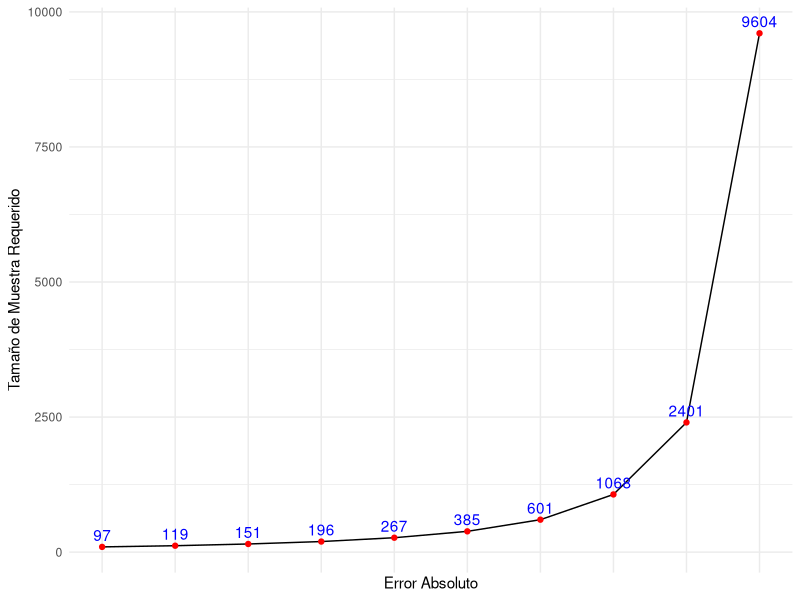

This chart was generated by the following R code: (Note: a time limit stopped this script after it produced the figure.)
#### SIMULACIÓN BOLETIN BIOESTADISTICA ####
packages_needed <- c("dplyr", "ggplot2")

for (pkg in packages_needed) {
  if (!require(pkg, character.only = TRUE)) {
    install.packages(pkg)
    library(pkg, character.only = TRUE)
  }
}

# FUNCIÓN PARA CALCULAR EL TAMAÑO DE MUESTRA
p.size <- function(p,a,e){
  z <- qnorm(1 - (a / 2))
  n <- (z^2 * p * (1 - p)) / e^2
  return(ceiling(n))
}

p.size(0.3,0.05,0.05) # 385
# MAXIMA VARIANZA
# 5% DE ERROR ABSOLUTO
# 95% DE CONFIANZA

# FUNCION PARA CALCULAR EL IC

ci.prop <- function(sample, a) {
  p <- mean(sample)
  se <- sqrt(p * (1 - p) / length(sample))
  margen_error <- qnorm(1 - a/ 2) * se
  intervalo_confianza <- c(p - margen_error, p + margen_error)
}

# FIGURA 1

valores_error_absoluto <- seq(0.1, 0.01, by = -0.01)

# Calcular el tamaño de muestra necesario
n_muestra <- sapply(valores_error_absoluto, function(e) p.size(0.5, 0.05, e))

# Crear el dataframe con los valores en orden decreciente
data_plot1 <- data.frame(error_absoluto = valores_error_absoluto, n_muestra = n_muestra)

# Crear el gráfico
ggplot(data_plot1, aes(x = error_absoluto, y = n_muestra)) +
  geom_line() +
  geom_point(color = "red") +
  geom_text(aes(label = n_muestra), vjust = -0.5, color = "blue") +
  scale_x_continuous(breaks = valores_error_absoluto, labels = valores_error_absoluto) +
  coord_cartesian(xlim = c(0.1, 0.01)) + # Establece los límites para el eje X dentro del rango de datos
  theme_minimal() +
  xlab("Error Absoluto") +
  ylab("Tamaño de Muestra Requerido")

# POBLACION CONCUERDA CON EL P DEFINIDO EN EL CALCULO DE TAMAÑO MUESTRAL
set.seed(123)
error1 <- 0.5
poblacion <- rbinom(100000, 1,0.2)
muestra1 <- sample(poblacion, 284)
mean(poblacion) # P = 49.7% 
p_hat = round(mean(muestra1),3)*100 # p-hat = 55.8%
e1_5 <- ci.prop(muestra1, 0.05)
escenario1 <- data.frame(x = "P en TM = P",
                         p_hat = p_hat,
                         low = e1_5[1],
                         up = e1_5[2])
escenario1$p_hat-escenario1$low
escenario1$up - escenario1$p_hat

# En este escenario la distancia entre la estimación puntual y los 
# límites del intervalo no supera el error absoluto.
# Ahora vamos a repetir el experimento 10.000 veces

set.seed(123)
n_simulaciones <- 10000
size_muestra <- 246
p_real <- 0.2
poblacion <- rbinom(100000, 1, p_real)

resultados <- data.frame(p_hat = numeric(n_simulaciones),
                         lower_bound = numeric(n_simulaciones),
                         upper_bound = numeric(n_simulaciones))

for (i in 1:n_simulaciones) {
  muestra <- sample(poblacion, size_muestra)
  p_hat <- mean(muestra)
  intervalo <- ci.prop(muestra, 0.05)
  resultados[i, ] <- c(p_hat, intervalo[1], intervalo[2])
}

# Cálculo de la distancia entre p_hat y los límites del intervalo
resultados$dist_lower = resultados$p_hat - resultados$lower_bound
resultados$dist_upper = resultados$upper_bound - resultados$p_hat

resultados <- resultados %>% 
  mutate(prop_ea = ifelse(dist_lower >0.05,1,0))
prop.table(table(resultados$prop_ea))

# EL 46% TIENE UNA DISTANCIA SUPERIOR ENTRE LA ESTIMACIÓN PUNTUAL Y EL LIMITE
# DEL INTERVALO

# REPETIMOS EL EXPERIMENTO 10.000 VECES CAMBIANDO EL VALOR DE LA PROPORCIÓN
set.seed(1234)
n_simulaciones <- 10000
props <- seq(0.01, 0.9, by = 0.01)
error_absoluto <- 0.05
alfa <- 0.05
n_muestra <- sapply(props, function(p) p.size(props, alfa, error_absoluto))
proporciones_excedidas <- numeric(length(props))

for (i in 1:length(props)) {
  p_real <- props[i]
  size_muestra <- p.size(p_real, alfa, error_absoluto)
  poblacion <- rbinom(100000, 1, p_real)
  
  excedidas <- 0
  
  for (j in 1:n_simulaciones) {
    muestra <- sample(poblacion, size_muestra)
    p_hat <- mean(muestra)
    intervalo <- ci.prop(muestra, alfa)
    
    amplitud <- intervalo[2] - intervalo[1]
    if (amplitud > 2 * error_absoluto) {
      excedidas <- excedidas + 1
    }
  }
  
  proporciones_excedidas[i] <- excedidas / n_simulaciones
}

data_plot <- data.frame(p_real = props, proporciones_excedidas = proporciones_excedidas, n_muestra = n_muestra)
data_plot$n_muestra <- n_muestra

# FIGURA 2
ggplot(data_plot, aes(x = p_real, y = proporciones_excedidas)) +
  geom_line() + # Usa geom_line() para conectar los puntos con líneas
  theme_minimal() +
  scale_y_continuous(limits = c(0, 0.6), breaks = seq(0, 0.6, by = 0.1)) + # Ajusta según tus datos
  scale_x_continuous(limits = c(0,1), breaks = seq(0,1, by = 0.1)) +
  xlab("Proporción Real") +
  ylab("Proporción de Intervalos que Exceden el Doble del Error Absoluto")


# FIGURA 3
ggplot(data_plot, aes(x = n_muestra, y = proporciones_excedidas)) +
  geom_line() + # Usa geom_line() para conectar los puntos con líneas
  theme_minimal() +
  scale_y_continuous(limits = c(0, 0.6), breaks = seq(0, 0.6, by = 0.1)) +
  scale_x_continuous(limits = c(0,400), breaks = seq(0,400, by = 50)) +
  xlab("Tamaño de Muestra") +
  ylab("Proporción de Intervalos que Exceden el Doble del Error Absoluto")
